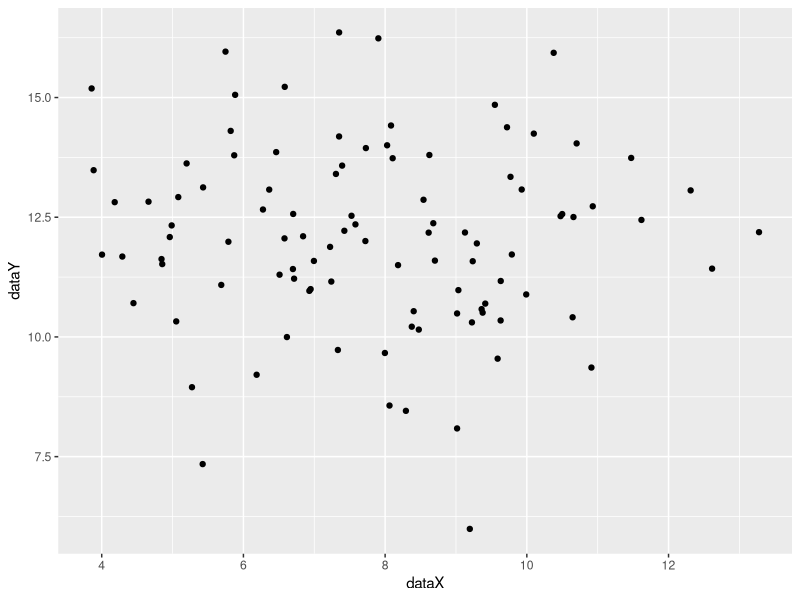

The R source for this figure:
## ---- chunk 1
knitr::opts_chunk$set(echo = TRUE)
library(tidyverse)
## ---- chunk 2
a <- 3
exp(a)
## ---- chunk 3
b <- 7
a <- 5
a + b
## ---- chunk 4
sqrt(a)
## ---- chunk 5
dataX <- rnorm(100, mean = 8, sd = 2)
dataY <- rnorm(100, mean = 12, sd = 2)
data <- tibble(dataX, dataY)
data %>% ggplot(aes(x = dataX, y = dataY))+
  geom_point()
